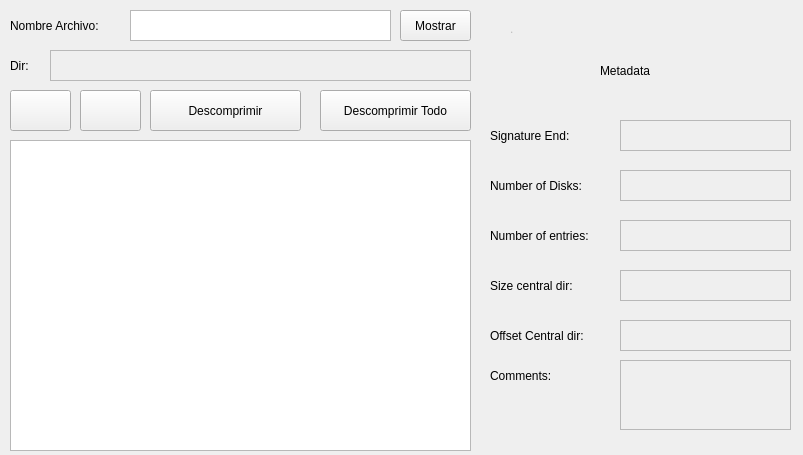
<?xml version="1.0" encoding="UTF-8"?>
<ui version="4.0">
 <class>ZipReader</class>
 <widget class="QMainWindow" name="ZipReader">
  <property name="geometry">
   <rect>
    <x>0</x>
    <y>0</y>
    <width>803</width>
    <height>455</height>
   </rect>
  </property>
  <property name="windowTitle">
   <string>ZipReader</string>
  </property>
  <widget class="QWidget" name="centralWidget">
   <widget class="QLabel" name="label">
    <property name="geometry">
     <rect>
      <x>10</x>
      <y>10</y>
      <width>121</width>
      <height>31</height>
     </rect>
    </property>
    <property name="text">
     <string>Nombre Archivo:</string>
    </property>
   </widget>
   <widget class="QTextEdit" name="getName">
    <property name="geometry">
     <rect>
      <x>130</x>
      <y>10</y>
      <width>261</width>
      <height>31</height>
     </rect>
    </property>
   </widget>
   <widget class="QPushButton" name="Decompress">
    <property name="geometry">
     <rect>
      <x>150</x>
      <y>90</y>
      <width>151</width>
      <height>41</height>
     </rect>
    </property>
    <property name="text">
     <string>Descomprimir</string>
    </property>
   </widget>
   <widget class="QPushButton" name="DecompressAll">
    <property name="geometry">
     <rect>
      <x>320</x>
      <y>90</y>
      <width>151</width>
      <height>41</height>
     </rect>
    </property>
    <property name="text">
     <string>Descomprimir Todo</string>
    </property>
   </widget>
   <widget class="QPushButton" name="Show">
    <property name="geometry">
     <rect>
      <x>400</x>
      <y>10</y>
      <width>71</width>
      <height>31</height>
     </rect>
    </property>
    <property name="text">
     <string>Mostrar</string>
    </property>
   </widget>
   <widget class="QLabel" name="Message">
    <property name="enabled">
     <bool>false</bool>
    </property>
    <property name="geometry">
     <rect>
      <x>510</x>
      <y>20</y>
      <width>261</width>
      <height>17</height>
     </rect>
    </property>
    <property name="text">
     <string>.</string>
    </property>
   </widget>
   <widget class="QLabel" name="Metadata">
    <property name="enabled">
     <bool>true</bool>
    </property>
    <property name="geometry">
     <rect>
      <x>600</x>
      <y>50</y>
      <width>71</width>
      <height>41</height>
     </rect>
    </property>
    <property name="text">
     <string>Metadata</string>
    </property>
   </widget>
   <widget class="QLabel" name="label_2">
    <property name="geometry">
     <rect>
      <x>490</x>
      <y>120</y>
      <width>121</width>
      <height>31</height>
     </rect>
    </property>
    <property name="text">
     <string>Signature End:</string>
    </property>
   </widget>
   <widget class="QTextEdit" name="Signature">
    <property name="enabled">
     <bool>false</bool>
    </property>
    <property name="geometry">
     <rect>
      <x>620</x>
      <y>120</y>
      <width>171</width>
      <height>31</height>
     </rect>
    </property>
   </widget>
   <widget class="QLabel" name="label_3">
    <property name="geometry">
     <rect>
      <x>490</x>
      <y>170</y>
      <width>121</width>
      <height>31</height>
     </rect>
    </property>
    <property name="text">
     <string>Number of Disks:</string>
    </property>
   </widget>
   <widget class="QTextEdit" name="numberDisk">
    <property name="enabled">
     <bool>false</bool>
    </property>
    <property name="geometry">
     <rect>
      <x>620</x>
      <y>170</y>
      <width>171</width>
      <height>31</height>
     </rect>
    </property>
   </widget>
   <widget class="QLabel" name="label_4">
    <property name="geometry">
     <rect>
      <x>490</x>
      <y>220</y>
      <width>131</width>
      <height>31</height>
     </rect>
    </property>
    <property name="text">
     <string>Number of entries:</string>
    </property>
   </widget>
   <widget class="QTextEdit" name="NumberEntries">
    <property name="enabled">
     <bool>false</bool>
    </property>
    <property name="geometry">
     <rect>
      <x>620</x>
      <y>220</y>
      <width>171</width>
      <height>31</height>
     </rect>
    </property>
   </widget>
   <widget class="QLabel" name="label_5">
    <property name="geometry">
     <rect>
      <x>490</x>
      <y>270</y>
      <width>131</width>
      <height>31</height>
     </rect>
    </property>
    <property name="text">
     <string>Size central dir:</string>
    </property>
   </widget>
   <widget class="QTextEdit" name="SizeCentralDir">
    <property name="enabled">
     <bool>false</bool>
    </property>
    <property name="geometry">
     <rect>
      <x>620</x>
      <y>270</y>
      <width>171</width>
      <height>31</height>
     </rect>
    </property>
   </widget>
   <widget class="QLabel" name="label_6">
    <property name="geometry">
     <rect>
      <x>490</x>
      <y>320</y>
      <width>131</width>
      <height>31</height>
     </rect>
    </property>
    <property name="text">
     <string>Offset Central dir:</string>
    </property>
   </widget>
   <widget class="QTextEdit" name="OffsetCentralDir">
    <property name="enabled">
     <bool>false</bool>
    </property>
    <property name="geometry">
     <rect>
      <x>620</x>
      <y>320</y>
      <width>171</width>
      <height>31</height>
     </rect>
    </property>
   </widget>
   <widget class="QLabel" name="label_7">
    <property name="geometry">
     <rect>
      <x>490</x>
      <y>360</y>
      <width>131</width>
      <height>31</height>
     </rect>
    </property>
    <property name="text">
     <string>Comments:</string>
    </property>
   </widget>
   <widget class="QTextEdit" name="Comments">
    <property name="enabled">
     <bool>false</bool>
    </property>
    <property name="geometry">
     <rect>
      <x>620</x>
      <y>360</y>
      <width>171</width>
      <height>70</height>
     </rect>
    </property>
   </widget>
   <widget class="QTableWidget" name="ShowList">
    <property name="geometry">
     <rect>
      <x>10</x>
      <y>140</y>
      <width>461</width>
      <height>311</height>
     </rect>
    </property>
   </widget>
   <widget class="QPushButton" name="Return">
    <property name="geometry">
     <rect>
      <x>10</x>
      <y>90</y>
      <width>61</width>
      <height>41</height>
     </rect>
    </property>
    <property name="text">
     <string/>
    </property>
    <property name="icon">
     <iconset>
      <normaloff>../build-Proyecto3-Unnamed-Debug/regresar.png</normaloff>../build-Proyecto3-Unnamed-Debug/regresar.png</iconset>
    </property>
   </widget>
   <widget class="QPushButton" name="Next">
    <property name="geometry">
     <rect>
      <x>80</x>
      <y>90</y>
      <width>61</width>
      <height>41</height>
     </rect>
    </property>
    <property name="text">
     <string/>
    </property>
    <property name="icon">
     <iconset>
      <normaloff>../build-Proyecto3-Unnamed-Debug/next.png</normaloff>../build-Proyecto3-Unnamed-Debug/next.png</iconset>
    </property>
   </widget>
   <widget class="QTextEdit" name="DirParameter">
    <property name="enabled">
     <bool>false</bool>
    </property>
    <property name="geometry">
     <rect>
      <x>50</x>
      <y>50</y>
      <width>421</width>
      <height>31</height>
     </rect>
    </property>
   </widget>
   <widget class="QLabel" name="label_8">
    <property name="geometry">
     <rect>
      <x>10</x>
      <y>50</y>
      <width>31</width>
      <height>31</height>
     </rect>
    </property>
    <property name="text">
     <string>Dir:</string>
    </property>
   </widget>
  </widget>
 </widget>
 <layoutdefault spacing="6" margin="11"/>
 <resources/>
 <connections/>
</ui>
